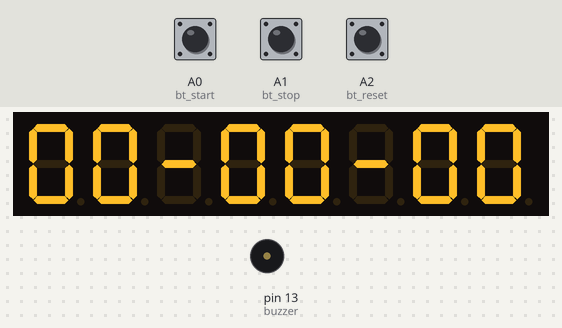
A sketch run on a simulated Arduino Uno, built with avr-gcc and run on an emulated ATmega328P. On the bench: 8-digit seven-segment display, buzzer (waves = sounding, pin HIGH). Wiring (inferred from the names in the program): MAX7219 LED driver: data pin 4; clock pin 2; CS pin 3. The test bench sets the inputs (shaded band); at power-on: A0 (bt_start) HIGH, A1 (bt_stop) HIGH, A2 (bt_reset) HIGH. Pins used as bus, display or sensor lines are not drawn.

Above: at 1.4 s.
1.5 s: A0 (bt_start) pulled LOW for 0.15 s
At 1.62 s:
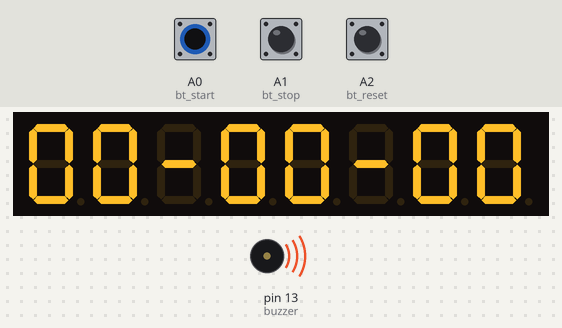
3.2 s: A1 (bt_stop) pulled LOW for 0.15 s
At 4.5 s:
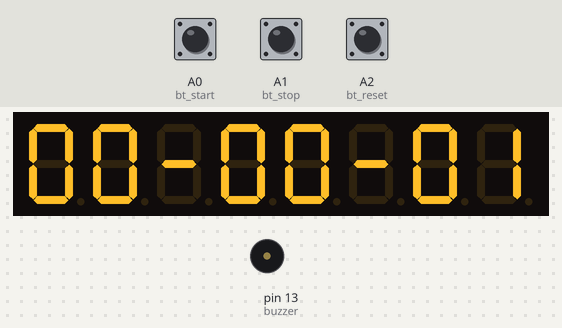
4.9 s: A0 (bt_start) pulled LOW for 1 s
At 6.9 s:
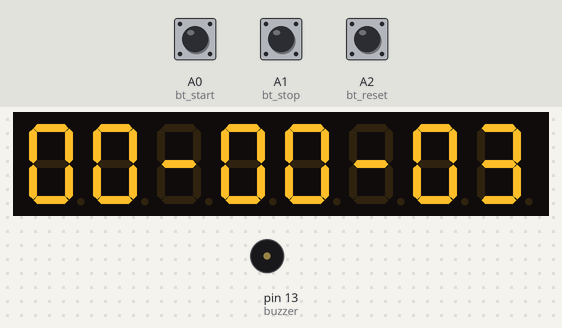
7.4 s: A2 (bt_reset) pulled LOW for 3.2 s
At 7.46 s:
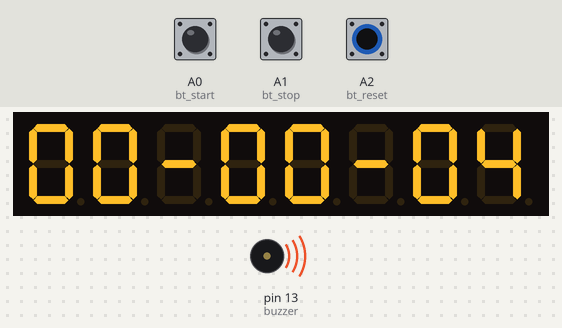
12.1 s: A2 (bt_reset) pulled LOW for 0.15 s
At 14.0 s:
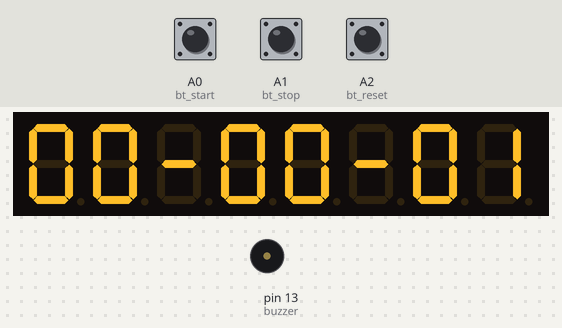
14.6 s: A1 (bt_stop) pulled LOW for 3.2 s
At 14.81 s:
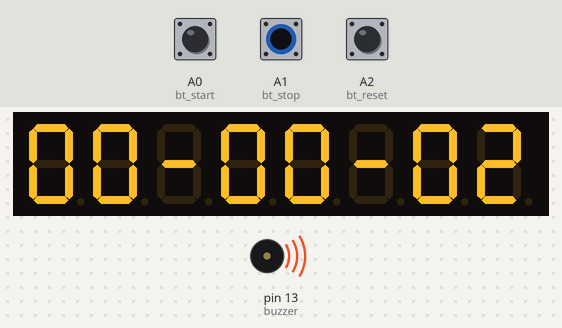
Timing chart, 0 to 19.3 s (numbered marks = the images above; inputs shaded):
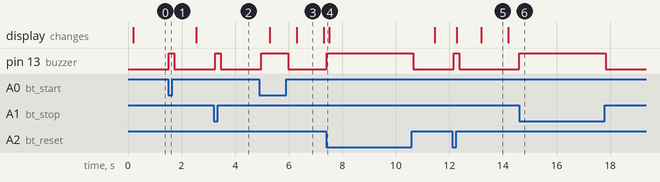

Measured:
- after the input at 1.5 s, pin 13 (buzzer): LOW → HIGH at once, → LOW 0.20 s later
- after the input at 3.2 s, pin 13 (buzzer): LOW → HIGH after 0.05 s, → LOW 0.20 s later
- after the input at 4.9 s, pin 13 (buzzer): LOW → HIGH after 0.08 s, → LOW 1.0 s later; the display: first changes after 0.39 s (image 3 shows a later state)
- after the input at 7.4 s, pin 13 (buzzer): LOW → HIGH at once, → LOW 3.2 s later
- after the input at 12.1 s, pin 13 (buzzer): LOW → HIGH after 0.07 s, → LOW 0.20 s later
- after the input at 14.6 s, pin 13 (buzzer): LOW → HIGH at once, → LOW 3.2 s later
- what the display in image 3 shows lasts 1.0 s, from 6.3 s to 7.3 s

The sketch:

Stopwatch_MAX7219_7Segment_Display.ino
```cpp
#define bt_start  A0
#define bt_stop   A1
#define bt_reset  A2

#define buzzer 13

#define MAX7219_Clock 2
#define MAX7219_Chip_Select  3
#define MAX7219_Data_IN 4

int hh=0, mm=0, ss=0;
word MilliSecond = 0;
bool timerStart = false;

void setup() { // put your setup code here, to run once

pinMode(bt_start, INPUT_PULLUP);
pinMode(bt_stop,  INPUT_PULLUP);
pinMode(bt_reset, INPUT_PULLUP);

pinMode(buzzer, OUTPUT);

pinMode(MAX7219_Data_IN, OUTPUT);
pinMode(MAX7219_Chip_Select, OUTPUT);
pinMode(MAX7219_Clock, OUTPUT);
digitalWrite(MAX7219_Clock, HIGH);

delay(200);

//Setup of MAX7219 chip
shift(0x0f, 0x00); //display test register - test mode off
shift(0x0c, 0x01); //shutdown register - normal operation
shift(0x0b, 0x07); //scan limit register - display digits 0 thru 7
shift(0x0a, 0x0f); //intensity register - max brightness
shift(0x09, 0xff); //decode mode register - CodeB decode all digits

 noInterrupts();         // disable all interrupts
 TCCR1A = 0;             // set entire TCCR1A register to 0  //set timer1 interrupt at 1kHz  // 1 ms
 TCCR1B = 0;             // same for TCCR1B
 TCNT1  = 0;             // set timer count for 1khz increments
 OCR1A = 1999;           // = (16*10^6) / (1000*8) - 1
 //had to use 16 bit timer1 for this bc 1999>255, but could switch to timers 0 or 2 with larger prescaler
 // turn on CTC mode
 TCCR1B |= (1 << WGM12); // Set CS11 bit for 8 prescaler
 TCCR1B |= (1 << CS11);  // enable timer compare interrupt
 TIMSK1 |= (1 << OCIE1A);
 interrupts();           // enable

}

void loop() {

if(digitalRead (bt_start) == 0){
digitalWrite(buzzer, HIGH);
timerStart = true;
delay(100);
}

if(digitalRead (bt_stop) == 0){
digitalWrite(buzzer, HIGH);
timerStart = false;
delay(100);
}

if(digitalRead (bt_reset) == 0){
digitalWrite(buzzer, HIGH);
MilliSecond = 0;
ss=0, mm=0, hh=0;
delay(100);
}

shift(0x08,(hh/10)%10);  //digit 7 (rightmost digit) data
shift(0x07, hh%10);
shift(0x06, 10);
shift(0x05,(mm/10)%10);
shift(0x04, mm%10);
shift(0x03, 10);
shift(0x02,(ss/10)%10);
shift(0x01, ss%10);      //digit 0 (leftmost digit) data

delay(100);
digitalWrite(buzzer, LOW);
}

void shift(byte send_to_address, byte send_this_data){
  digitalWrite(MAX7219_Chip_Select, LOW);
  shiftOut(MAX7219_Data_IN, MAX7219_Clock, MSBFIRST, send_to_address);
  shiftOut(MAX7219_Data_IN, MAX7219_Clock, MSBFIRST, send_this_data);
  digitalWrite(MAX7219_Chip_Select, HIGH);
}

ISR(TIMER1_COMPA_vect){
if(timerStart == true){MilliSecond++;
 if(MilliSecond >= 1000){MilliSecond = 0;
   ss=ss+1;
if(ss>59){ss=0; mm=mm+1;}
if(mm>59){mm=0; hh=hh+1;}
  }
 }
}
```
